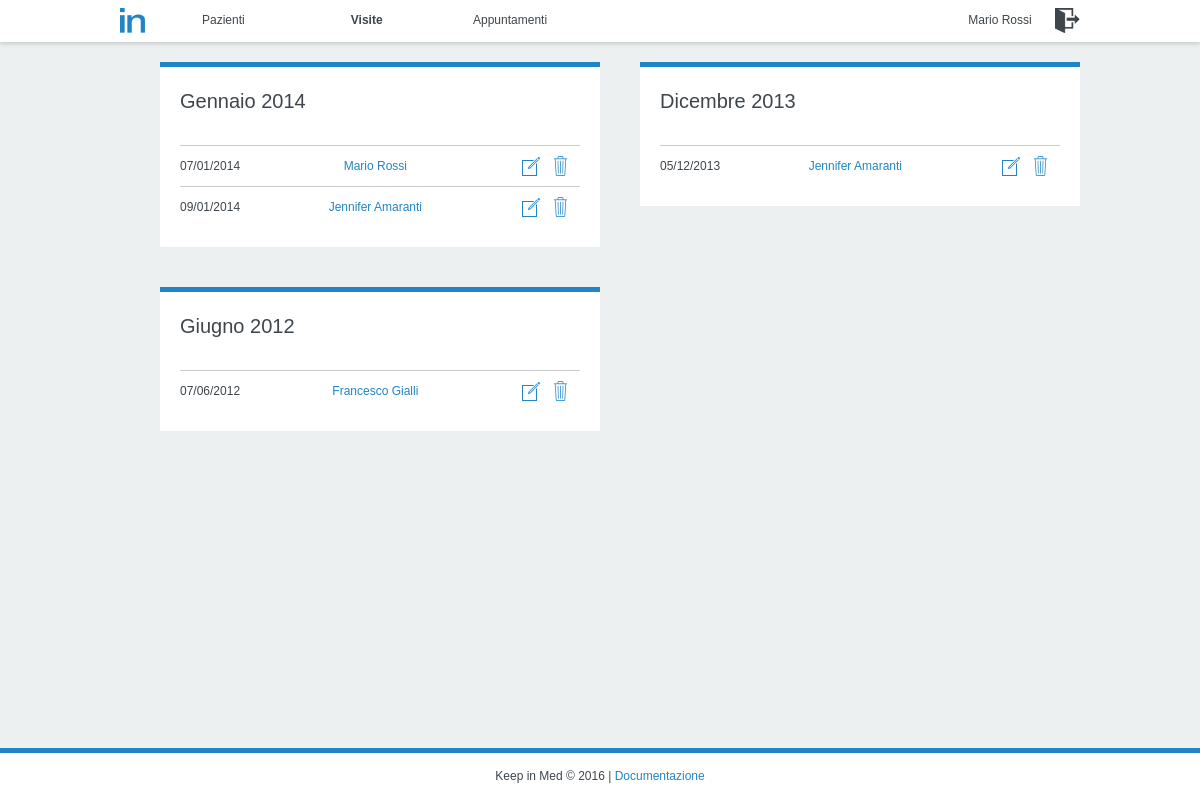
The app's page /php/visits.php (signed in) with its own data.
### tables this page shows
CREATE TABLE `Visit` (
  `Id_Visit` int(11) NOT NULL AUTO_INCREMENT,
  `Doctor` varchar(16) NOT NULL,
  `Patient` varchar(16) NOT NULL,
  `DateTime` datetime NOT NULL,
  `Diagnosi` blob,
  `Ricetta` blob,
  PRIMARY KEY (`Id_Visit`),
  FOREIGN KEY(`Doctor`) REFERENCES `Doctor`(`CodFiscale`) ON DELETE CASCADE ON UPDATE CASCADE,
  FOREIGN KEY(`Patient`) REFERENCES `Patient`(`CodFiscale`) ON DELETE CASCADE ON UPDATE CASCADE
);

CREATE TABLE `Patient` (
  `CodFiscale` varchar(16) NOT NULL,
  `Password` varchar(40) NOT NULL,
  `Name` varchar(40) NOT NULL,
  `Surname` varchar(40) NOT NULL,
  `Email` varchar(40) NOT NULL,
  `Phone` varchar(40) NOT NULL,
  `Birthday` date NOT NULL,
  `Gender` varchar(1) NOT NULL,
  `Address` varchar(50) DEFAULT NULL,
  `City` varchar(40) DEFAULT NULL,
  `Province` varchar(40) DEFAULT NULL,
  `Region` varchar(50) DEFAULT NULL,
  `CAP` int(5) DEFAULT NULL,
  PRIMARY KEY (`CodFiscale`)
);

### php/visits.php (called while the page is built, shortened)
<?php
do_html_header('Visite', 'visits');
do_html_visits();
do_html_footer();
?>

### php/functions/constants.php (called while the page is built, shortened)
<?php
function convert_datetime_to_stamp($datetime){
	$datetimearray = explode (' ',$datetime);
	$date = $datetimearray[0];
	$yearmonthday = explode ('-',$date);
	$year = $yearmonthday[0]; $month = $yearmonthday[1]; $day = $yearmonthday[2];
	$date = implode(array($day, $month, $year),'/');
	$time=null; $hour=null; $minute=null;
	if(sizeof($datetimearray)>1){
		$time = $datetimearray[1];
		$hourminutesecond = explode (':',$time);
		$hour = $hourminutesecond[0]; $minute = $hourminutesecond[1];
		$time = implode(array($hour, $minute),':');
	}
	$result = array ("year" => $year, "month" => $month, "day" => $day, "hour" => $hour, "minute" => $minute, "date" => $date, "time" => $time);
	return $result;
}
?>

### php/functions/profiles_fns.php (called while the page is built, shortened)
<?php
function get_profile_info($codfiscale){
	$conn = db_connect();
	$doctor = $conn->query("select *
  							from Doctor
                        	where CodFiscale='$codfiscale'");
	$patient = $conn->query("select *
  							from Patient
                        	where CodFiscale='$codfiscale'");
  	$row=null;
	if ($doctor->num_rows==1){
		$row=$doctor->fetch_assoc();
		$row['auth']=1;
	}
	else if ($patient->num_rows==1){
		$row=$patient->fetch_assoc();
		$row['auth']=2;
	}
	return $row;
}
?>

### php/functions/output_fns.php (the view, shortened to what this page needs)
<?php
function do_html_header($title='',$id=''){
?>
<!DOCTYPE HTML PUBLIC "-//W3C//DTD HTML 4.01//EN" "http://www.w3.org/TR/html4/strict.dtd">
<html lang="it">
<head>
	<link rel="stylesheet" type="text/css" href="<?php echo BASE_URL; ?>/css/<?php echo $id; ?>.css">
    <?php if($id!='login'){
		echo '<link rel="stylesheet" type="text/css" href="'.BASE_URL.'/css/menu.css">';
	}?>
</head>
<body id='<?php echo $id; ?>'>
<?php if($id!='login') do_html_menu();?>
    <div id='content'>
<?php
}
function do_html_footer(){
?>
	</div>
    <div id='footer'>
        <p>Keep in Med &copy; <?php echo date('Y'); ?> | <a href="<?php echo BASE_URL; ?>/html/documentation.html" title="Documentazione">Documentazione</a></p>
    </div>
</body>
</html>
<?php
}
?>
<?php
function do_html_menu(){
?>
        <div id="menu">
            <div id="menu-content">
                <ul id="navigation-left">
                    <li class="dashboard"><a href="dashboard.php" title="Dashboard"><span>Dashboard</span></a></li>
                    <?php if($_SESSION['auth']==1){ ?>
                    <li class="patients" title="Pazienti"><a href="patients.php">Pazienti</a></li>
                    <li class="visits"><a href="visits.php" title="Visite">Visite</a></li>
                    <li class="appointments"><a href="appointments.php" title="Appuntamenti">Appuntamenti</a></li>
                    <?php }?>
                </ul>
                <ul id="navigation-right">
                    <li class="profile <?php if($_GET['codfiscale']==$_SESSION['codfiscale']) echo 'active'; ?>"><a href="view_profile.php?codfiscale=<?php echo $_SESSION['codfiscale']; ?>" title="Profilo"><?php echo $_SESSION['name'].' '.$_SESSION['surname'] ?></a></li>
                    <li class="logout"><a href="javascript: void(0);" onclick="modalWindow=new Modal('logout','',260);" title="Esci"><span>Esci</span></a></li>
                </ul>
            </div>
        </div>
<?php
}
?>
<?php
function do_html_visits(){
$monthnames= unserialize(MONTHS);
$conn=db_connect();
$result=$conn->query("SELECT Id_Visit, Patient, DateTime, YEAR(DateTime) AS Y, MONTH(DateTime) AS M, DAY(DateTime) AS D
					  FROM Visit
					  ORDER BY Y DESC, M DESC, DateTime ASC");
if($result->num_rows!=0){
	$row=$result->fetch_assoc();
	for($i=0;$row && $i<12;$i++){
?>
	<?php if($i%2==0) echo '<div class="column clear">';
			else echo '<div class="column">'; ?>
        <div class="box list">
        <h2><?php echo $monthnames[$row['M']].' '.$row['Y']; ?></h2>
        <table>
<?php
		$row2=$row;
		for($j=0; $row['Y']==$row2['Y'] && $row['M']==$row2['M']; $j++){
			$datetime=convert_datetime_to_stamp($row2['DateTime']);
			$patient=get_profile_info($row2['Patient']);
?>
					<tr>
                    <td class="first"><?php echo $datetime['date']; ?></td>
                    <td><a href="view_profile.php?codfiscale=<?php echo $patient['CodFiscale']; ?>" title="Dettagli Paziente"><?php echo $patient['Name'].' '.$patient['Surname']; ?></a></td>
                    <td>
                    <a href="javascript: void(0)" onclick="modalWindow=new Modal('delete_visit',{'id_visit':'<?php echo $row2['Id_Visit']; ?>'},260);" class="delete" title="Elimina Visita"><span>Elimina Visita</span></a>
                    <a href="<?php echo BASE_URL.'/php/view_visit.php?id_visit='.$row2['Id_Visit']; ?>" class="modify" title="Vedi Visita"><span>Vedi Visita</span></a>
                    </td>
					</tr>
<?php
			$row2=$result->fetch_assoc();
		}
		$row=$row2;
?>
		</table>
		</div>
    </div>
<?php
	}
}
}
?>

### css/menu.css (style rules this page uses)
#menu { background: #fff; width: 100%; height: 42px; box-shadow: 0 2px 4px 0 rgba(0, 0, 0, 0.15); position:fixed; top: 0; display: block; text-align: center; }
#menu-content { width: 960px; margin: 0 auto; height: 100%; overflow: hidden; }
#menu-content a { color: #3e454c; text-decoration: none; }
ul#navigation-left { float: left; }
ul#navigation-left li { margin-right:10px; width:130px; }
ul#navigation-right { float: right; }
ul#navigation-right li { margin-left: 20px; width: auto; }
#menu-content li { list-style: none; display: inline; display: inline-block; text-align: center; padding: 8px 0 0 0; height: 42px; }
#menu-content li a { display: inline-block; height: 30px; }
#menu-content li.active a { font-weight: bold; border-bottom: 2px solid #2185c5; }
#menu-content li.dashboard, #menu-content li.logout { width: auto; }
#menu-content li.dashboard a { display: inline-block; background: transparent url('../images/icons/logo.png') no-repeat; width: 25px; height: 25px; vertical-align: middle; }
#menu-content li.logout a { display: inline-block; background: transparent url('../images/icons/logout.png') no-repeat; width: 25px; height: 25px; vertical-align: middle; }

### css/general.css (style rules this page uses)
html, body { background: #ecf0f1; font-family: sans-serif; font-weight: normal; font-size: 12px; color: #3e454c; min-height: auto; cursor: default; }
body { visibility: hidden; }
body { display:inline-block; }
body:after { content: " "; display: block; height: 0; clear: both; overflow: hidden; visibility: hidden; }
body { display:block; }
a { cursor: pointer; color: #2185c5; text-decoration: none; }
p { padding: 10px 0; }
h2 { font-size: 20px; }
table tr { margin: 20px 0; }
table td { padding: 5px; vertical-align: middle; }
#content { display:inline-block; }
#content:after { content: " "; display: block; height: 0; clear: both; overflow: hidden; visibility: hidden; }
#content { display:block; margin: 0 auto; padding: 0; width: 960px; }
#footer { background: #fff; border-top: 5px solid #2185c5; width: 100%; margin: 0 auto; padding: 5px 0; position: relative; display: block; text-align: center; }
.clear { clear: both; }
.column { margin: 0 40px; background: transparent; display:inline-block; float:left; width:400px; height:auto; }
.box { margin: 20px 0; padding: 20px; background:#fff; display:inline-block; float:left; width:100%; height:auto; border-top:5px solid #2185c5; }
.box h2 { font-size: 20px; padding-bottom: 30px; display: inline-block; }
.box table, .box table tr, .box table td { border:0; margin:0; padding:0; }
.box table td { padding: 5px 0 5px 0; }
.box table tr { display:block; }
.box .modify, .box .delete, .box .handle, .box .refresh, .box .add, .box .download { margin: 0 0 0 10px; display:block; float:right; width: 20px; height: 20px; overflow: hidden; }
.box .modify { background: transparent url('../images/icons/modify.png') no-repeat; }
.box .delete { background: transparent url('../images/icons/delete.png') no-repeat; }
.list table { width: 100%; }
.list table tr { border-top: 1px solid #ccc; padding: 10px 0; width: 100%; }
.list table td { display:inline-table; padding: 20px 0; width: 32%; text-align: center; }
.list table td.first { text-align: left; }

### records on screen
visit: M "Gennaio", Y "2014", DateTime "07/01/2014", Patient.Name "Mario", Patient.Surname "Rossi", visit.DateTime "09/01/2014", patient.Name "Jennifer", patient.Surname "Amaranti"
visit: M "Dicembre", Y "2013", DateTime "05/12/2013", Patient.Name "Jennifer", Patient.Surname "Amaranti"
visit: M "Giugno", Y "2012", DateTime "07/06/2012", Patient.Name "Francesco", Patient.Surname "Gialli"

### other values on screen
$_SESSION['name'] "Mario"
$_SESSION['surname'] "Rossi"
